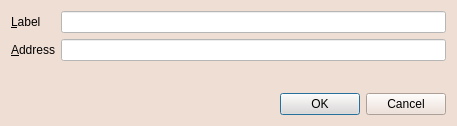
<?xml version="1.0" encoding="UTF-8"?>
<ui version="4.0">
 <class>EditAddressDialog</class>
 <widget class="QDialog" name="EditAddressDialog">
  <property name="geometry">
   <rect>
    <x>0</x>
    <y>0</y>
    <width>457</width>
    <height>126</height>
   </rect>
  </property>
  <property name="windowTitle">
   <string>Edit Address</string>
  </property>
  <property name="styleSheet">
   <string notr="true">background-color:rgb(239,222,212)</string>
  </property>
  <layout class="QVBoxLayout" name="verticalLayout">
   <item>
    <layout class="QFormLayout" name="formLayout">
     <property name="fieldGrowthPolicy">
      <enum>QFormLayout::AllNonFixedFieldsGrow</enum>
     </property>
     <item row="0" column="0">
      <widget class="QLabel" name="label">
       <property name="text">
        <string>&amp;Label</string>
       </property>
       <property name="buddy">
        <cstring>labelEdit</cstring>
       </property>
      </widget>
     </item>
     <item row="0" column="1">
      <widget class="QLineEdit" name="labelEdit">
       <property name="toolTip">
        <string>The label associated with this address book entry</string>
       </property>
       <property name="styleSheet">
        <string notr="true">background-color:white</string>
       </property>
      </widget>
     </item>
     <item row="1" column="0">
      <widget class="QLabel" name="label_2">
       <property name="text">
        <string>&amp;Address</string>
       </property>
       <property name="buddy">
        <cstring>addressEdit</cstring>
       </property>
      </widget>
     </item>
     <item row="1" column="1">
      <widget class="QLineEdit" name="addressEdit">
       <property name="toolTip">
        <string>The address associated with this address book entry. This can only be modified for sending addresses.</string>
       </property>
       <property name="styleSheet">
        <string notr="true">background-color:white</string>
       </property>
      </widget>
     </item>
    </layout>
   </item>
   <item>
    <widget class="QDialogButtonBox" name="buttonBox">
     <property name="orientation">
      <enum>Qt::Horizontal</enum>
     </property>
     <property name="standardButtons">
      <set>QDialogButtonBox::Cancel|QDialogButtonBox::Ok</set>
     </property>
    </widget>
   </item>
  </layout>
 </widget>
 <resources/>
 <connections>
  <connection>
   <sender>buttonBox</sender>
   <signal>accepted()</signal>
   <receiver>EditAddressDialog</receiver>
   <slot>accept()</slot>
   <hints>
    <hint type="sourcelabel">
     <x>248</x>
     <y>254</y>
    </hint>
    <hint type="destinationlabel">
     <x>157</x>
     <y>274</y>
    </hint>
   </hints>
  </connection>
  <connection>
   <sender>buttonBox</sender>
   <signal>rejected()</signal>
   <receiver>EditAddressDialog</receiver>
   <slot>reject()</slot>
   <hints>
    <hint type="sourcelabel">
     <x>316</x>
     <y>260</y>
    </hint>
    <hint type="destinationlabel">
     <x>286</x>
     <y>274</y>
    </hint>
   </hints>
  </connection>
 </connections>
</ui>
